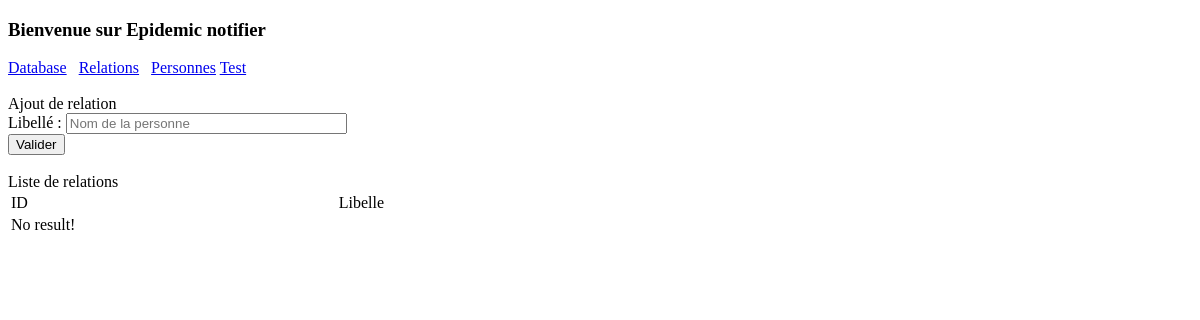
The app's page /relations, older data.
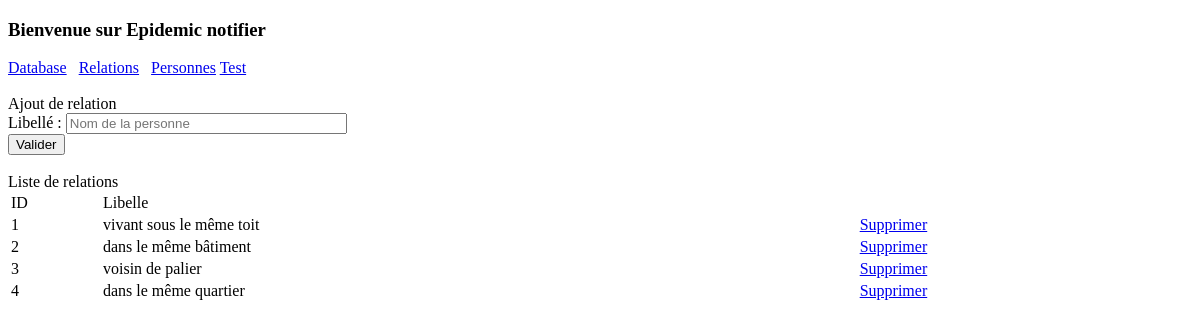
The same page, newer data.
### tables this page shows
CREATE TABLE relations ( 
            id integer PRIMARY KEY,    
            libelle text UNIQUE
            );

### app.py (the view)
@app.route("/relations")
def home_relation():
    relations = Relation().get_all()
    return render_template("relation.html", relations=relations)

### treatment/relation.py (called while the page is built)
    def get_all(self):
        self.cur.execute("SELECT  * FROM relations ORDER BY id ASC")
        rows = self.cur.fetchall()
        return [RRelation(row[0], row[1]) for row in rows]

### templates/relation.html (shortened to what this page needs)
<!DOCTYPE html>
<html>
  <head>
    {% include 'inc/header.html' %}
  </head>
  <body>
    {% include 'inc/header_menu.html' %}
    Ajout de relation<br/>
    <form action="/relations" method="POST">
      <div class="row">
        <label>Libellé : </label><input type="text" id="libelle" name="libelle" value="" placeholder="Nom de la personne" size="32" autocomplete="false">
      </div>
      	<input type="submit" id="btnvalid_relation" value="Valider" />
    </form>
    <br/>
    Liste de relations
    <br/>
    <table width="100%">
      <thead>
        <td>ID</td>
        <td>Libelle</td>
        <td></td>
      </thead>
      <tbody>
        {% if relations %}
          {% for r in relations %}
            <tr>
              <td>{{ r.id }}</td>
              <td>{{ r.libelle }}</td>
              <td><a href="relations/delete/{{ r.id }}" onclick="javascript:return confirm('Etes-vous sûr?');">Supprimer</td>
            </tr>
          {% endfor %}
        {% else %}
          <tr><td colspan="7">No result!</td></tr>
        {% endif %}
      </tbody>
    </table>
  </body>
</html>

### templates/inc/header.html (shortened to what this page needs)
    <link rel="stylesheet" href="https://ajax.googleapis.com/ajax/libs/jqueryui/1.12.1/themes/smoothness/jquery-ui.css">

### templates/inc/header_menu.html
<h3>Bienvenue sur Epidemic notifier</h3>
    <div>
        <a href="/db">Database</a>&nbsp;&nbsp;
        <a href="/relations">Relations</a>&nbsp;&nbsp;
        <a href="/personnes">Personnes</a>
        <a href="/tests">Test</a>
    </div>
    <br/>

Row changes from the older to the newer data that the page shows:
added relations: id "1", libelle "vivant sous le même toit"
added relations: id "2", libelle "dans le même bâtiment"
added relations: id "3", libelle "voisin de palier"
added relations: id "4", libelle "dans le même quartier"
Text that changed along with them:
text no longer shown: "No result!"
